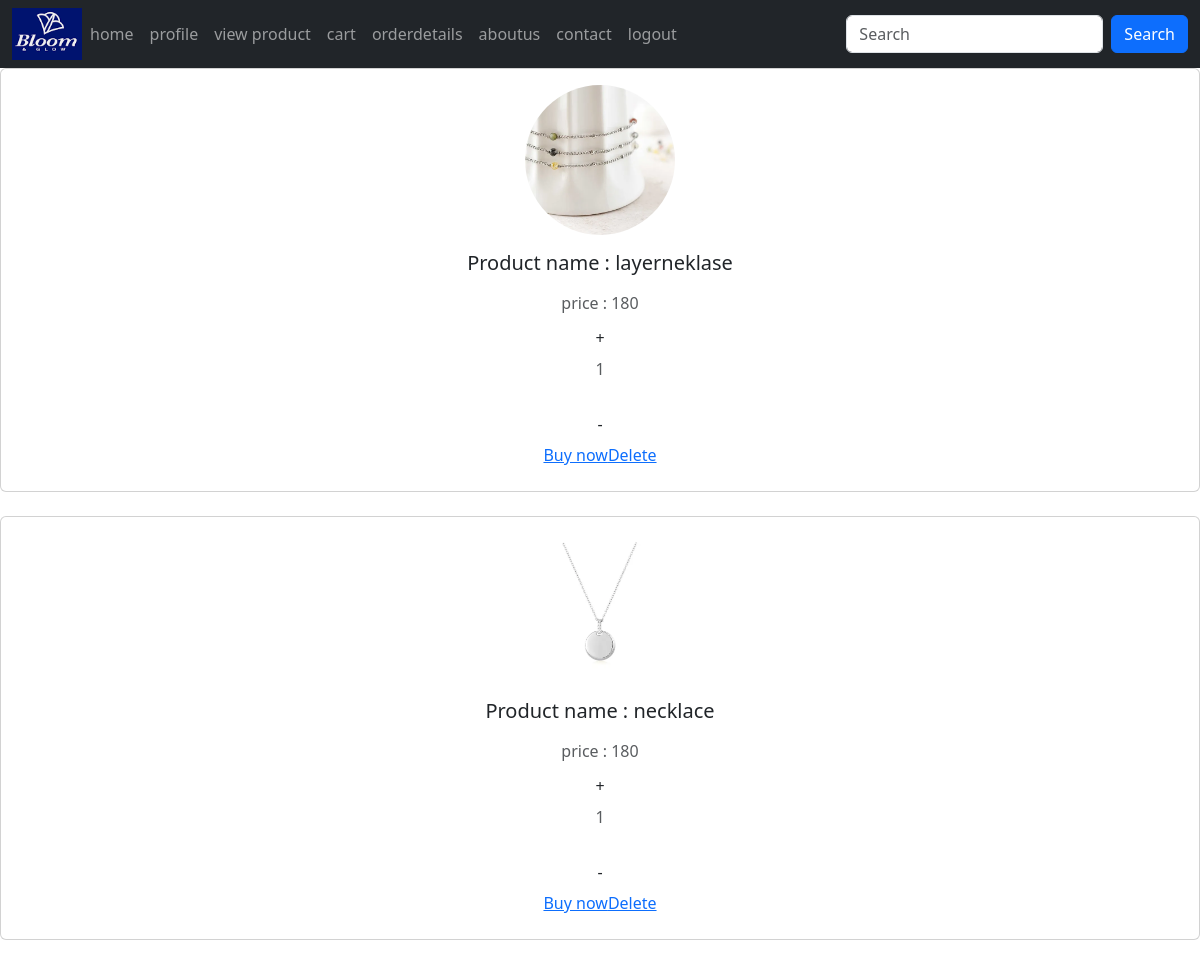
Before: /user_view_cart (signed in) with the older database file.
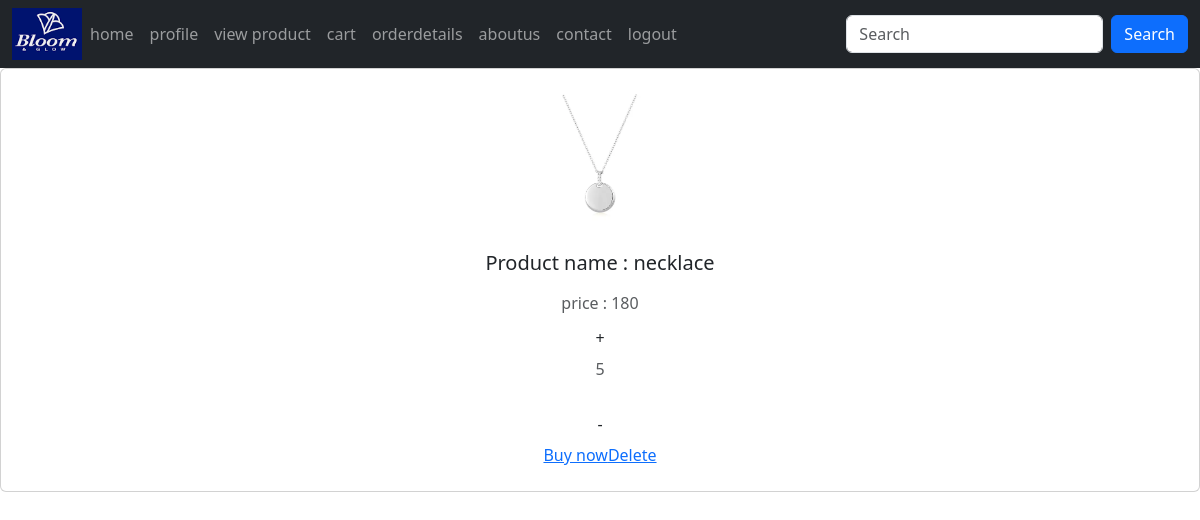
After: the same page with the newer database file.
### app/models.py (models this page shows, shortened)
class cart(models.Model):
    user = models.ForeignKey(Register,on_delete=models.CASCADE)
    product = models.ForeignKey(Product,on_delete=models.CASCADE)
    quantity = models.IntegerField()

class Product(models.Model):
    shop = models.ForeignKey(Shopreg,on_delete=models.CASCADE)
    name = models.TextField()
    discription = models.TextField()
    price = models.IntegerField()
    quantity = models.IntegerField()
    offerprice = models.IntegerField()
    image = models.FileField()

### app/views.py (the view)
# urls.py: path('user_view_cart',views.user_view_cart),
def user_view_cart(req):
    if 'user' in req.session:
        data=cart.objects.filter(user=get_usr(req))
        return render(req,'addtocart.html',{'data':data})

### app/views.py (called while the page is built)
def get_usr(req):
    data=Register.objects.get(Email=req.session['user'])
    return data

### template/addtocart.html (shortened to what this page needs)
<!DOCTYPE html>
<html lang="en">
<head>
    <link href="https://cdn.jsdelivr.net/npm/bootstrap@5.3.3/dist/css/bootstrap.min.css" rel="stylesheet">
</head>
<body>
  <nav class="navbar navbar-expand-sm navbar-dark bg-dark">
    <div class="container-fluid">
      <a href="../userhome" class="logo">
        <img src="static/download (1).png" alt="logo" width="70px">
      </a>
      <div class="collapse navbar-collapse" id="mynavbar">
        <ul class="navbar-nav me-auto">
          <li class="nav-item">
            <a class="nav-link" href="../userhome">home</a>
          </li>
          <li class="nav-item">
            <a class="nav-link" href="../profile">profile</a>
          </li>
          <li class="nav-item">
            <a class="nav-link" href="../userviewproduct">view product</a>
          </li>
          <li class="nav-item">
            <a class="nav-link" href="../user_view_cart">cart</a>
          </li>
          <li class="nav-item">
            <a class="nav-link" href="../orderdetails">orderdetails</a>
          </li>
            <a class="nav-link" href="../aboutus">aboutus</a>
            <a class="nav-link" href="../contact">contact</a>
          <li class="nav-item">
            <a class="nav-link" href="../logout">logout</a>
          </li>
        </ul>
        <form class="d-flex">
          <input class="form-control me-2" type="text" placeholder="Search">
          <button class="btn btn-primary" type="button">Search</button>
        </form>
      </div>
    </div>
  </nav>
     {% for i in data %}
         <div class="card mb-4">
           <div class="card-body text-center">
             <img src="{{i.product.image.url}}" alt="avatar" class="rounded-circle img-fluid" style="width: 150px;height: 150px;">
             <h5 class="my-3">Product name : {{i.product.name}}</h5>
             <p class="text-muted mb-1">price : {{i.product.price}}</p>
             <a href="../qty_incri/{{i.pk}}" class="btn">+</a><p class="text-muted mb-4">{{i.quantity}}</p>
             <a href="../qty_decri/{{i.pk}}" class="btn">-</a>
             <div class="d-flex justify-content-center mb-2">
               <a href="../buynow/{{i.pk}}">Buy now</a>
               <a href="../deleteitem/{{i.pk}}">Delete</a>
             </div>
           </div>
         </div>
         {% endfor %}
</body>
</html>

Changed rows visible on the page:
removed cart: product.image (picture), product.name "layerneklase", product.price "180", quantity "1"
changed cart "necklace": quantity "1" → "5"
